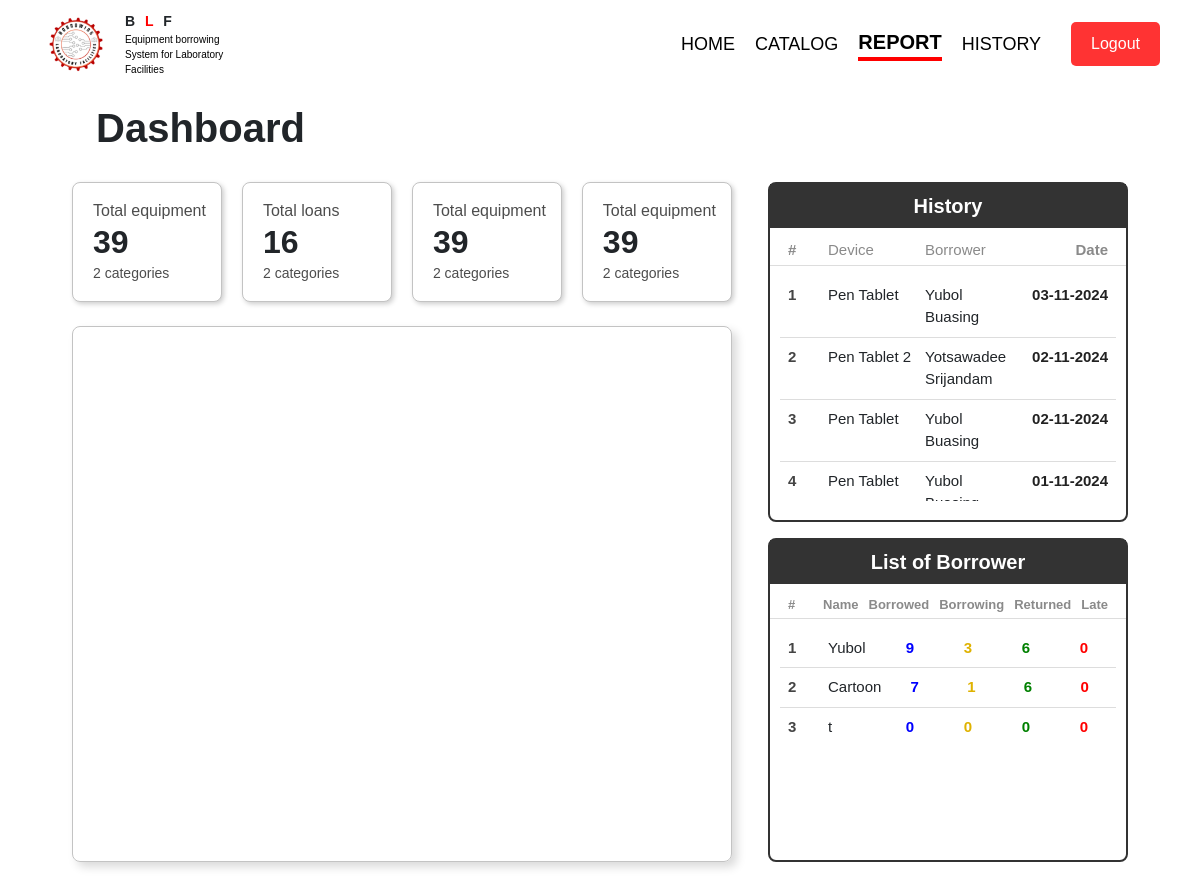
/report_admin/ (signed in), run on the app's committed database.
### myapp/models.py (models this page shows, shortened)
class History(models.Model):
    equipment = models.ForeignKey(Equipment, on_delete=models.CASCADE, to_field='equipment_id')
    borrower = models.ForeignKey(Student, on_delete=models.CASCADE)
    borrowed_on = models.DateField(null=True, blank=True)
    returned_on = models.DateField(null=True, blank=True)

class Equipment(models.Model):
    equipment_id = models.AutoField(primary_key=True)
    image = models.ImageField(upload_to='media/', default='media/images/default.jpg')
    name = models.CharField(max_length=100)
    parcel_id = models.CharField(max_length=20)
    brand = models.CharField(max_length=100)
    status = models.BooleanField(default=False)
    date_borrow = models.DateField(null=True, blank=True, help_text="Date when the item was borrowed")
    date_return = models.DateField(null=True, blank=True, help_text="Date when the item is returned")
    borrower = models.ForeignKey(Student, on_delete=models.CASCADE, null=True, blank=True)
    describtion = models.CharField(max_length=360, default="No infomation found.")
    categories = models.CharField(max_length=360, default='default')
    STATUS_CHOICES = [
        ("available", "Available"),
        ("borrowed", "Borrowed"),
    ]
    class Meta:
        constraints = [
            models.UniqueConstraint(fields=['parcel_id'], name='unique_parcel_id')
        ]

class Student(models.Model):
    student_id = models.AutoField(primary_key=True)
    fullname = models.CharField(max_length=100)
    username = models.CharField(max_length=100, unique=True)
    kkumail = models.EmailField(max_length=100, unique=True)
    phone = models.CharField(max_length=17)
    password = models.CharField(max_length=20)
    student_id_edu = models.CharField(max_length=10)
    major = models.CharField(max_length=100)
    borrow_ed = models.IntegerField(default=0)
    borrow_ing = models.IntegerField(default=0)
    return_ed = models.IntegerField(default=0)
    late_return = models.IntegerField(default=0)
    is_active = models.BooleanField(default=True)
    is_staff = models.BooleanField(default=False)
    is_superuser = models.BooleanField(default=False)
    last_login = models.DateTimeField(null=True, blank=True)

### myapp/views.py (the view)
# urls.py: path("report_admin/", views.report_admin, name="report_admin"),
@login_required
def report_admin(request):
    total_equipment = len(Equipment.objects.all())
    total_categories = len(Equipment.objects.values_list('categories', flat=True).distinct())
    total_borrowing = sum(Student.objects.values_list('borrow_ed', flat=True))
    total_eq_by_types = [{
        dr: len(Equipment.objects.filter(categories=dr))
    } for dr in Equipment.objects.values_list('categories', flat=True).distinct() ]
    print(total_eq_by_types)
    total_eq_by_types = json.dumps(total_eq_by_types)
    borrower = Student.objects.all()
    history = History.objects.all().order_by('-borrowed_on')
    for i in history:
        print(i.equipment.name)
    return render(request, "admin1/Dashboard.html", {
        'total_equipment': total_equipment,
        'total_categories': total_categories,
        'total_borrowing': total_borrowing,
        'total_eq_by_types': total_eq_by_types,
        'history': history,
        'borrower': borrower,
        })

### myapp/models.py (called while the page is built)
    @property
    def is_authenticated(self):
        return True

### myapp/templates/admin1/Dashboard.html (shortened to what this page needs)
{% extends 'admin1/base.html' %}
{% load static %}
{% block content %}
    <h1>Dashboard</h1>
    <div class="container">
            <div class="left_content">
                <div class="container_total">
                    <div class="total" onclick="pie_total_equipment()">
                        <span style="color: #4d4d4d; font-size: 16px;">Total equipment</span>
                        <h2 style="font-weight: bold; margin-bottom: 0px;">{{total_equipment}}</h2>
                        <span style="color: #4d4d4d; font-size: 14px;">{{total_categories}} categories</span>
                    </div>
                    <div class="total">
                        <span style="color: #4d4d4d; font-size: 16px;">Total loans</span>
                        <h2 style="font-weight: bold; margin-bottom: 0px;">{{total_borrowing}}</h2>
                        <span style="color: #4d4d4d; font-size: 14px;">{{total_categories}} categories</span>
                    </div>
                    <div class="total">
                        <span style="color: #4d4d4d; font-size: 16px;">Total equipment</span>
                        <h2 style="font-weight: bold; margin-bottom: 0px;">{{total_equipment}}</h2>
                        <span style="color: #4d4d4d; font-size: 14px;">{{total_categories}} categories</span>
                    </div>
                    <div class="total">
                        <span style="color: #4d4d4d; font-size: 16px;">Total equipment</span>
                        <h2 style="font-weight: bold; margin-bottom: 0px;">{{total_equipment}}</h2>
                        <span style="color: #4d4d4d; font-size: 14px;">{{total_categories}} categories</span>
                    </div>
                </div>
                <div class="report-section">
                </div>
            </div>
        <div class="right_content">
            <div class="scoreboard">
                <h2 style="font-weight: bold;">History</h2>
                <div class="score-item" style="padding: 3px 18px;">
                    <span class="rank" style="color: #8a8a8a;">#</span>
                    <span class="name" style="color: #8a8a8a;">Device</span>
                    <span class="name" style="color: #8a8a8a;">Borrower</span>
                    <span class="score" style="color: #8a8a8a;">Date</span>
                </div>
                <div class="scroll-board">
                    {% for hr in history %}
                        <div class="score-item">
                            <span class="rank">{{ forloop.counter }}</span>
                            <span class="name">{{ hr.equipment.name }}</span>
                            <span class="name">{{ hr.borrower.fullname }}</span>
                            <span class="score">{{ hr.borrowed_on|date:"d-m-Y" }}</span>
                        </div>
                    {% endfor %}
                </div>
            </div>
            <div class="scoreboard">
                <h2 style="font-weight: bold;">List of Borrower</h2>
                <div class="score-item" style="padding: 3px 18px; font-size: 13px;">
                    <span class="rank" style="font-weight: bold; color: #8a8a8a;">#</span>
                    <span class="name" style="font-weight: bold; color: #8a8a8a;">Name</span>
                    <span class="info" style="font-weight: bold; color: #8a8a8a;">Borrowed</span>
                    <span class="info" style="font-weight: bold; color: #8a8a8a;">Borrowing</span>
                    <span class="info" style="font-weight: bold; color: #8a8a8a;">Returned</span>
                    <span class="info" style="font-weight: bold; color: #8a8a8a;">Late</span>
                </div>
                <div class="scroll-board">
                    {% for br in borrower %}
                        <div class="score-item">
                            <span class="rank">{{ forloop.counter }}</span>
                            <span class="name">{{ br.username }}</span>
                            <span class="info" style="color: blue;">{{ br.borrow_ed }}</span>
                            <span class="info" style="color: rgb(223, 178, 0);">{{ br.borrow_ing }}</span>
                            <span class="info" style="color: green;">{{ br.return_ed }}</span>
                            <span class="info" style="color: red;">{{ br.late_return }}</span>
                        </div>
                    {% endfor %}
                </div>
            </div>
        </div>
    </div>
{% endblock %}

### myapp/static/base_user.css (style rules this page uses)
body { font-family: Arial, sans-serif; margin: 0; padding: 0; background-color: #ffffff; flex-wrap: wrap; }
h1 { text-align: center; }
.container { width: 90%; margin: 10px auto; }

### myapp/templates/admin1/Dashboard.html (style rules this page uses)
h1 { text-align: left; font-weight: bold; margin-bottom: 30px; margin-top: 2vh; margin-left: 8vw; }
.container { width: 90%; margin: 20px auto; display: flex; flex-direction: row; justify-content: center; gap: 3vw; }
.report-section { display: flex; border-radius: 8px; justify-content: center; align-items: center; width: 100%; height: 100%; border: 1px solid #c3c3c3; box-shadow: 5px 5px 10px rgba(0, 0, 0, 0.15); }
.left_content { display: flex; flex-direction: column; justify-content: start; gap: 3vh; align-items: center; width: 60vw; height: 85vh; }
.container_total { display: flex; flex-direction: row; justify-content: space-between; gap: 3%; align-items: center; width: 100%; }
.total { background-color: #ffffff; border: 1px solid #c3c3c3; padding-left: 20px; border-radius: 8px; width: 100%; height: 15vh; align-content: center; justify-content: left; box-shadow: 2px 2px 5px rgba(0, 0, 0, 0.2); }
.right_content { display: flex; flex-direction: column; width: 30vw; gap: 2vh; height: 85vh; border-radius: 8px; position: relative; font-family: Arial, sans-serif; }
.scoreboard { width: 100%; height: 50%; border: 2px solid #333; border-radius: 8px; position: relative; font-family: Arial, sans-serif; }
.scoreboard h2 { text-align: center; background-color: #333; color: #fff; padding: 10px 0; font-size: 20px; }
.scroll-board { max-height: 70%; overflow-y: auto; padding: 10px; }
.score-item { display: flex; justify-content: space-between; padding: 8px 8px; font-size: 15px; border-bottom: 1px solid #ddd; }
.score-item:last-child { border-bottom: none; }
.info { flex: 1; text-align: center; padding-left: 10px; font-weight: bold; }
.rank { width: 30px; font-weight: bold; color: #444; }
.name { flex: 1; text-align: left; padding-left: 10px; }
.score { width: 30%; text-align: right; font-weight: bold; color: #222; }

### data on the page
History: equipment.name "Pen Tablet", borrower.fullname "Yubol Buasing", borrowed_on "03-11-2024"
History: equipment.name "Pen Tablet 2", borrower.fullname "Yotsawadee Srijandam", borrowed_on "02-11-2024"
History: equipment.name "Pen Tablet", borrower.fullname "Yubol Buasing", borrowed_on "02-11-2024"
History: equipment.name "Pen Tablet", borrower.fullname "Yubol…", borrowed_on "01-11-2024"
Student: username "Yubol", borrow_ed "9", borrow_ing "3", return_ed "6", late_return "0"
Student: username "Cartoon", borrow_ed "7", borrow_ing "1", return_ed "6", late_return "0"
Student: username "t", borrow_ed "0", borrow_ing "0", return_ed "0", late_return "0"

### other printed values
{{ total_equipment }} "39"
{{ total_categories }} "2"
{{ total_borrowing }} "16"
